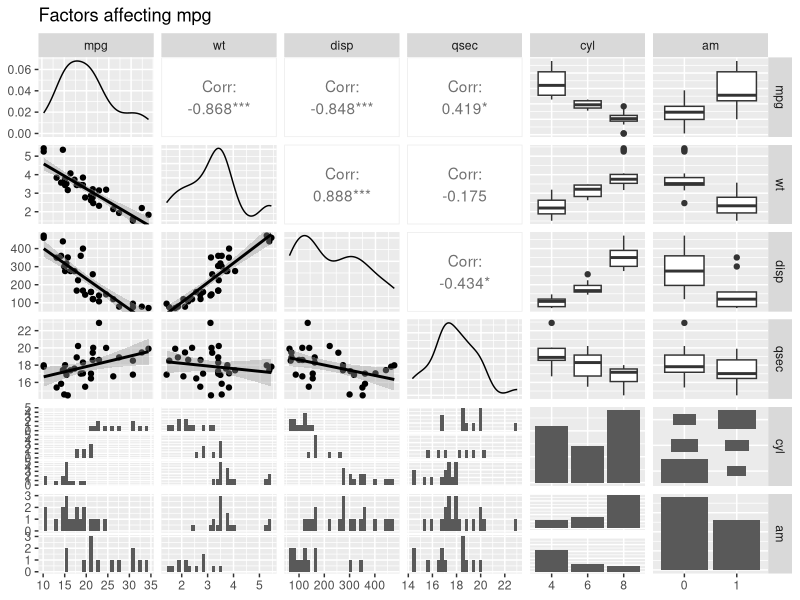
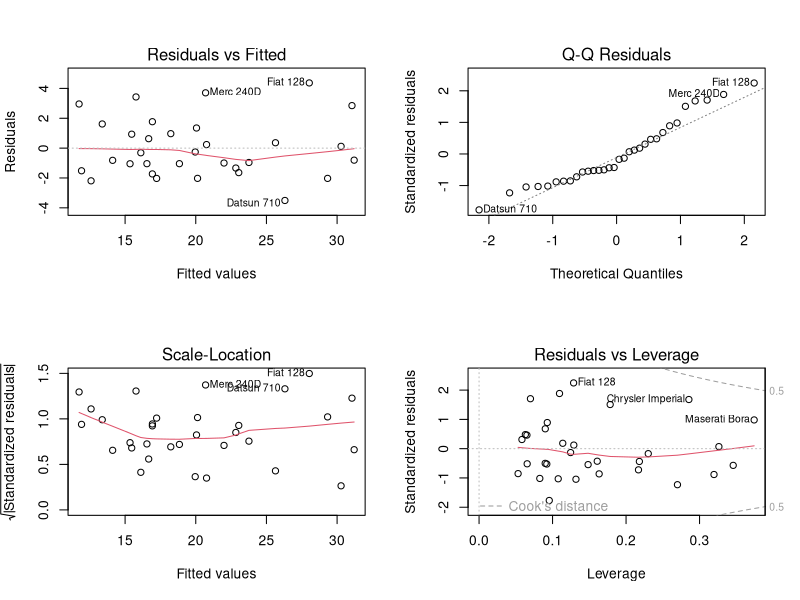

Write R code to recreate these figures, in order.
## ---- chunk 1
library(ggplot2)
data(mtcars)
## ---- chunk 2
mtcars$cyl <- as.factor(mtcars$cyl); mtcars$vs <- as.factor(mtcars$vs); 
mtcars$am <- as.factor(mtcars$am); mtcars$gear <- as.factor(mtcars$gear); 
mtcars$carb <- as.factor(mtcars$carb)
## ---- chunk 3
fit_wt_qsec_int3 <- lm(mpg ~ am + wt + qsec + wt*am, data = mtcars)
summ <- summary(fit_wt_qsec_int3)
summ$coefficients
## ---- chunk 4
require(GGally)
ggpairs(mtcars, lower = list(continuous = "smooth"), columns  = 
            c("mpg", "wt", "disp","qsec", "cyl","am"), title="Factors affecting mpg")
## ---- chunk 5
fit_am <- lm(mpg ~ am, data = mtcars)
summ <- summary(fit_am)
#summ$coefficients
## ---- chunk 6
fit_all <- lm(mpg ~ ., data = mtcars)
summ <- summary(fit_all)
#summ$coefficients
## ---- chunk 7
fit_wt <- lm(mpg ~ am + wt, data = mtcars)
summ <- summary(fit_wt)
#summ$coefficients
## ---- chunk 8
fit_wt_disp <- lm(mpg ~ am + wt + disp, data = mtcars)
summ <- summary(fit_wt_disp)
#summ$coefficients  
## ---- chunk 9
fit_wt_qsec <- lm(mpg ~ am + wt + qsec, data = mtcars)
summ <- summary(fit_wt_qsec)
#summ$coefficients
## ---- chunk 10
fit_wt_qsec_int <- lm(mpg ~ am + wt + qsec + wt*cyl, data = mtcars)
summ <- summary(fit_wt_qsec_int)
#summ$coefficients
## ---- chunk 11
fit_wt_qsec_int2 <- lm(mpg ~ am + wt + qsec + wt*disp, data = mtcars)
summ <- summary(fit_wt_qsec_int2)
#summ$coefficients
## ---- chunk 12
fit_wt_qsec_int3 <- lm(mpg ~ am + wt + qsec + wt*am, data = mtcars)
summ <- summary(fit_wt_qsec_int3)
#summ$coefficients
## ---- chunk 13
fit_wt_qsec_int4 <- lm(mpg ~ am + wt + qsec + wt*am + qsec*cyl, data = mtcars)
summ <- summary(fit_wt_qsec_int4)
#summ$coefficients
## ---- chunk 14
fit_disp <- lm(mpg ~ am + disp, data = mtcars)
summ <- summary(fit_disp)
#summ$coefficients
## ---- chunk 15
fit_disp_qsec_int5 <- lm(mpg ~ am + disp + qsec + wt*am, data = mtcars)
summ <- summary(fit_disp_qsec_int5)
#summ$coefficients
## ---- chunk 16
par(mfrow = c(2, 2))
plot(fit_wt_qsec_int3)
